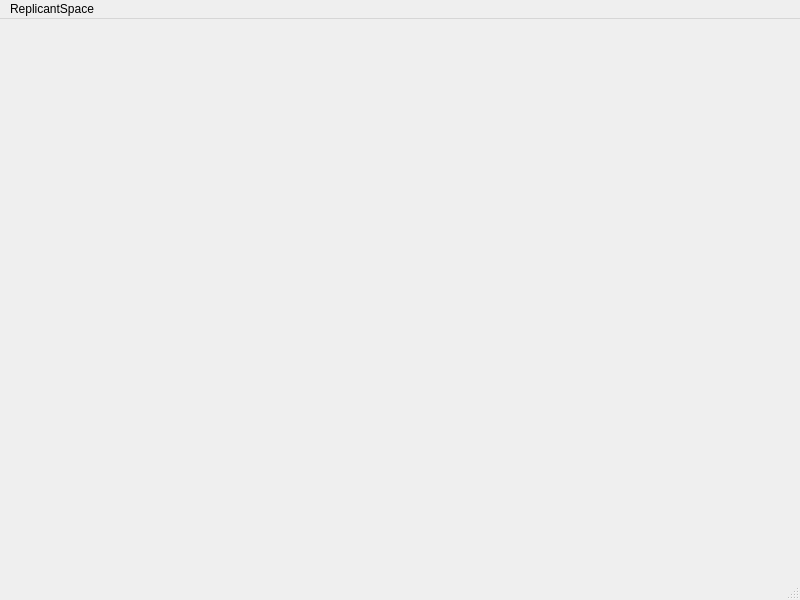
<?xml version="1.0" encoding="UTF-8"?>
<ui version="4.0">
 <class>MainWindow</class>
 <widget class="QMainWindow" name="MainWindow">
  <property name="geometry">
   <rect>
    <x>0</x>
    <y>0</y>
    <width>800</width>
    <height>600</height>
   </rect>
  </property>
  <property name="windowTitle">
   <string>MainWindow</string>
  </property>
  <widget class="QWidget" name="centralwidget"/>
  <widget class="QMenuBar" name="menubar">
   <property name="geometry">
    <rect>
     <x>0</x>
     <y>0</y>
     <width>800</width>
     <height>22</height>
    </rect>
   </property>
   <widget class="QMenu" name="menuReplicantSpace">
    <property name="title">
     <string>ReplicantSpace</string>
    </property>
   </widget>
   <addaction name="menuReplicantSpace"/>
  </widget>
  <widget class="QStatusBar" name="statusbar"/>
 </widget>
 <resources/>
 <connections/>
</ui>
